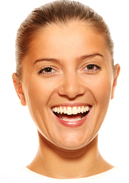
#> input picture woman_happy.png, 129 x 183 px, found by its file name
$ python hybrid_image.py
#> lines starting #> are read from the running program, lines starting #| are printed output that depends on the picture
import cv2
import numpy as np
import matplotlib.pyplot as plt

# Step 1: Read and preprocess images
im1_path = 'images/woman_happy.png'
im2_path = 'images/woman_neutral.png'

im1 = cv2.imread(im1_path)
#> im1 is the input picture: shape (183, 129, 3); mean B, G, R 162.5, 188.8, 228.1
im2 = cv2.imread(im2_path)
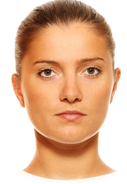
#> input picture woman_neutral.png, 127 x 184 px, found by its file name
#> im2 is the input picture: shape (184, 127, 3); mean B, G, R 154.7, 183.7, 224.6

if im1 is None or im2 is None:
    raise FileNotFoundError("One or both images not found.")

im1 = cv2.resize(im1, (512, 512))
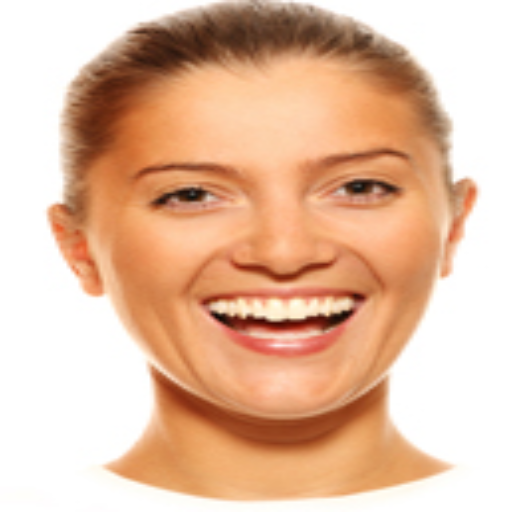
#> im1: shape (512, 512, 3); mean B, G, R 162.4, 188.7, 228
im2 = cv2.resize(im2, (512, 512))
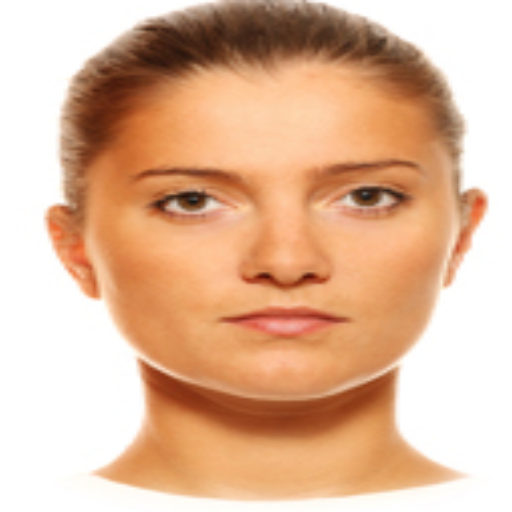
#> im2: shape (512, 512, 3); mean B, G, R 154.6, 183.6, 224.5

im1_gray = cv2.cvtColor(im1, cv2.COLOR_BGR2GRAY)
im2_gray = cv2.cvtColor(im2, cv2.COLOR_BGR2GRAY)

# Step 2: Apply Gaussian Blur
kernel_size = (31, 31)
sigma = 5

im1_blur = cv2.GaussianBlur(im1_gray, kernel_size, sigma)
im2_blur = cv2.GaussianBlur(im2_gray, kernel_size, sigma)
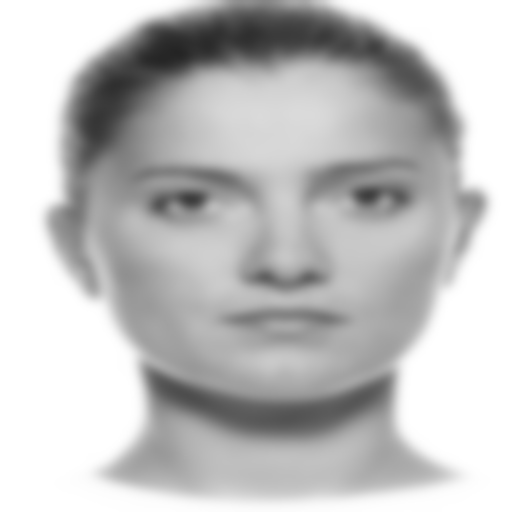
#> im2_blur: shape (512, 512); min 36, max 255, mean 192.5

# Step 3: Obtain the detail image
im2_gray_float = im2_gray.astype(np.float32)
im2_blur_float = im2_blur.astype(np.float32)

im2_detail = im2_gray_float - im2_blur_float
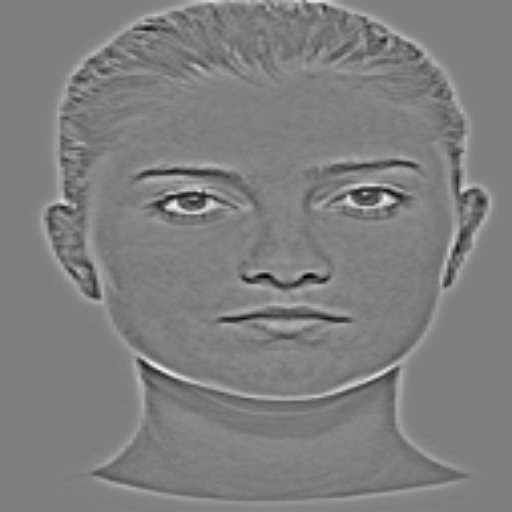
#> im2_detail: shape (512, 512) float32; min -69, max 69, mean 0; drawn with min black and max white

im2_detail_norm = cv2.normalize(im2_detail, None, alpha=0, beta=255, norm_type=cv2.NORM_MINMAX)
im2_detail_norm = im2_detail_norm.astype(np.uint8)

# Step 4: Create the hybrid image
im1_blur_float = im1_blur.astype(np.float32)

hybrid_float = im1_blur_float + im2_detail
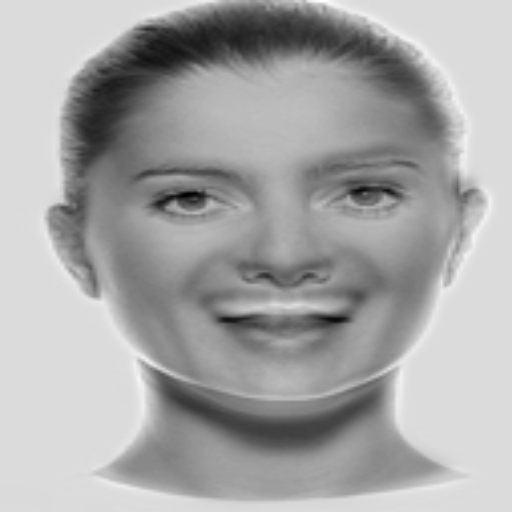
#> hybrid_float: shape (512, 512) float32; min 13, max 294, mean 197.5; drawn with min black and max white

hybrid_norm = cv2.normalize(hybrid_float, None, alpha=0, beta=255, norm_type=cv2.NORM_MINMAX)
hybrid_norm = hybrid_norm.astype(np.uint8)

cv2.imwrite('hybrid.png', hybrid_norm)

# Display the hybrid image
plt.figure(figsize=(8, 8))
plt.imshow(hybrid_norm, cmap='gray')
plt.title('Hybrid Image')
plt.axis('off')
plt.show()

# Function to display the hybrid image at different scales
def display_hybrid_scales(image):
    plt.figure(figsize=(12, 6))
    scales = [1, 0.5, 0.25, 0.125]
    for i, scale in enumerate(scales):
        resized = cv2.resize(image, (0, 0), fx=scale, fy=scale)
        plt.subplot(1, len(scales), i+1)
        plt.imshow(resized, cmap='gray')
        plt.title(f'Scale {scale}')
        plt.axis('off')
    plt.tight_layout()
    plt.show()
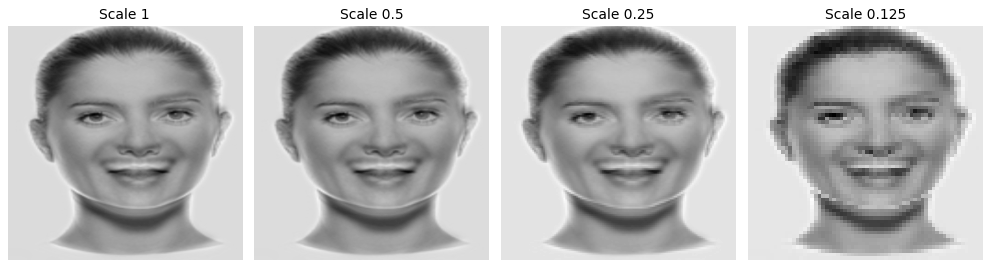
#> figure drawn by matplotlib, 4 panels

# Display the hybrid image at different scales
display_hybrid_scales(hybrid_norm)
